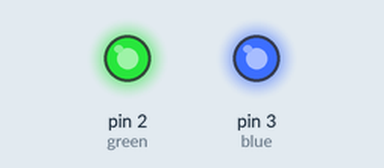
This sketch was run on a simulated Arduino Uno, built with avr-gcc and run on an emulated ATmega328P. Shown: output pins drawn as LEDs (lit = HIGH).

Above: at 0.1 s.
Timing chart, 0 to 1.6 s (numbered marks = the images above):
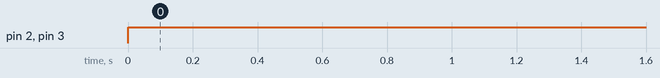

Measured:
- by itself, pin 2 (green), pin 3 (blue): LOW → HIGH at 0.00 s

The sketch:

static-lights.ino
```cpp
int blue=3;
int green =2;
int brightness = 0;
int fade = 5;

void setup() {
  // declare pin 9 to be an output:
  pinMode(blue, OUTPUT);
  pinMode(green,OUTPUT);
}


void loop() {

  analogWrite(blue,255);

  analogWrite(green, 150);


  brightness = brightness + fade;


  if (brightness <= 0 || brightness >= 255) {
    fade = -fade;
  }

  delay(100000000000000000000);
}
```
